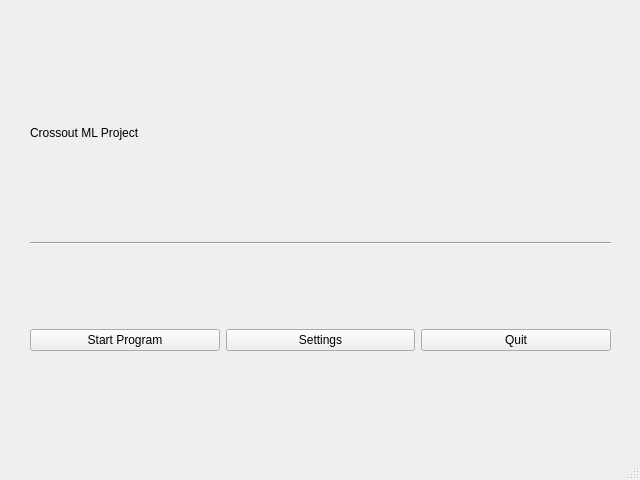
<?xml version="1.0" encoding="UTF-8"?>
<ui version="4.0">
 <class>CrossML</class>
 <widget class="QMainWindow" name="CrossML">
  <property name="geometry">
   <rect>
    <x>0</x>
    <y>0</y>
    <width>640</width>
    <height>480</height>
   </rect>
  </property>
  <property name="windowTitle">
   <string>CrossML</string>
  </property>
  <widget class="QWidget" name="centralwidget">
   <widget class="QWidget" name="verticalLayoutWidget">
    <property name="geometry">
     <rect>
      <x>20</x>
      <y>20</y>
      <width>601</width>
      <height>421</height>
     </rect>
    </property>
    <layout class="QVBoxLayout" name="verticalLayout">
     <property name="leftMargin">
      <number>10</number>
     </property>
     <property name="topMargin">
      <number>10</number>
     </property>
     <property name="rightMargin">
      <number>10</number>
     </property>
     <property name="bottomMargin">
      <number>10</number>
     </property>
     <item>
      <widget class="QLabel" name="title">
       <property name="maximumSize">
        <size>
         <width>16777215</width>
         <height>50</height>
        </size>
       </property>
       <property name="text">
        <string>Crossout ML Project</string>
       </property>
      </widget>
     </item>
     <item>
      <widget class="Line" name="line">
       <property name="orientation">
        <enum>Qt::Horizontal</enum>
       </property>
      </widget>
     </item>
     <item>
      <layout class="QHBoxLayout" name="horizontalLayout">
       <item>
        <widget class="QPushButton" name="startBtn">
         <property name="text">
          <string>Start Program</string>
         </property>
        </widget>
       </item>
       <item>
        <widget class="QPushButton" name="settingBtn">
         <property name="text">
          <string>Settings</string>
         </property>
        </widget>
       </item>
       <item>
        <widget class="QPushButton" name="quitBtn">
         <property name="text">
          <string>Quit</string>
         </property>
        </widget>
       </item>
      </layout>
     </item>
    </layout>
   </widget>
  </widget>
  <widget class="QMenuBar" name="menubar">
   <property name="geometry">
    <rect>
     <x>0</x>
     <y>0</y>
     <width>640</width>
     <height>21</height>
    </rect>
   </property>
  </widget>
  <widget class="QStatusBar" name="statusbar"/>
 </widget>
 <resources/>
 <connections/>
</ui>
